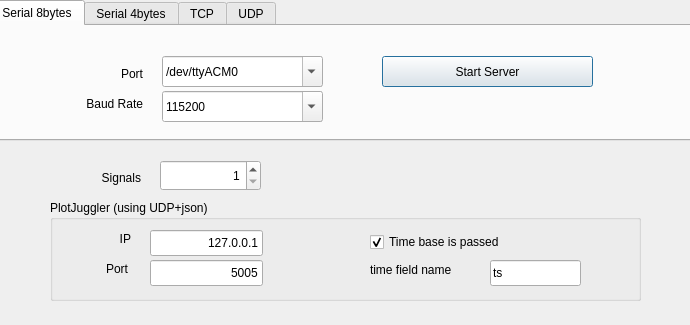
<?xml version="1.0" encoding="UTF-8"?>
<ui version="4.0">
 <class>Dialog</class>
 <widget class="QDialog" name="Dialog">
  <property name="geometry">
   <rect>
    <x>0</x>
    <y>0</y>
    <width>690</width>
    <height>325</height>
   </rect>
  </property>
  <property name="sizePolicy">
   <sizepolicy hsizetype="Fixed" vsizetype="Fixed">
    <horstretch>0</horstretch>
    <verstretch>0</verstretch>
   </sizepolicy>
  </property>
  <property name="windowTitle">
   <string>Dialog</string>
  </property>
  <widget class="QTabWidget" name="tabWidget">
   <property name="geometry">
    <rect>
     <x>-10</x>
     <y>0</y>
     <width>701</width>
     <height>141</height>
    </rect>
   </property>
   <property name="currentIndex">
    <number>0</number>
   </property>
   <widget class="QWidget" name="tab">
    <attribute name="title">
     <string>Serial 8bytes</string>
    </attribute>
    <widget class="QLabel" name="label">
     <property name="geometry">
      <rect>
       <x>40</x>
       <y>40</y>
       <width>111</width>
       <height>16</height>
      </rect>
     </property>
     <property name="text">
      <string>Port</string>
     </property>
     <property name="alignment">
      <set>Qt::AlignRight|Qt::AlignTrailing|Qt::AlignVCenter</set>
     </property>
    </widget>
    <widget class="QComboBox" name="serCbBox">
     <property name="geometry">
      <rect>
       <x>170</x>
       <y>30</y>
       <width>161</width>
       <height>31</height>
      </rect>
     </property>
     <property name="editable">
      <bool>true</bool>
     </property>
     <property name="currentIndex">
      <number>0</number>
     </property>
     <item>
      <property name="text">
       <string>/dev/ttyACM0</string>
      </property>
     </item>
     <item>
      <property name="text">
       <string>/dev/ttyACM1</string>
      </property>
     </item>
     <item>
      <property name="text">
       <string>/dev/ttyACM2</string>
      </property>
     </item>
     <item>
      <property name="text">
       <string>/dev/ttyUSB0</string>
      </property>
     </item>
    </widget>
    <widget class="QLabel" name="label">
     <property name="geometry">
      <rect>
       <x>40</x>
       <y>70</y>
       <width>111</width>
       <height>16</height>
      </rect>
     </property>
     <property name="text">
      <string>Baud Rate</string>
     </property>
     <property name="alignment">
      <set>Qt::AlignRight|Qt::AlignTrailing|Qt::AlignVCenter</set>
     </property>
    </widget>
    <widget class="QComboBox" name="serBaudRate">
     <property name="geometry">
      <rect>
       <x>170</x>
       <y>65</y>
       <width>161</width>
       <height>31</height>
      </rect>
     </property>
     <property name="editable">
      <bool>true</bool>
     </property>
     <property name="currentIndex">
      <number>2</number>
     </property>
     <item>
      <property name="text">
       <string>9600</string>
      </property>
     </item>
     <item>
      <property name="text">
       <string>57600</string>
      </property>
     </item>
     <item>
      <property name="text">
       <string>115200</string>
      </property>
     </item>
     <item>
      <property name="text">
       <string>576000</string>
      </property>
     </item>
     <item>
      <property name="text">
       <string>1200000</string>
      </property>
     </item>
    </widget>
    <widget class="QPushButton" name="pbStart_ser">
     <property name="geometry">
      <rect>
       <x>390</x>
       <y>30</y>
       <width>211</width>
       <height>31</height>
      </rect>
     </property>
     <property name="text">
      <string>Start Server</string>
     </property>
    </widget>
   </widget>
   <widget class="QWidget" name="tab_4">
    <attribute name="title">
     <string>Serial 4bytes</string>
    </attribute>
    <widget class="QComboBox" name="ser4CbBox">
     <property name="geometry">
      <rect>
       <x>170</x>
       <y>30</y>
       <width>161</width>
       <height>31</height>
      </rect>
     </property>
     <property name="editable">
      <bool>true</bool>
     </property>
     <property name="currentIndex">
      <number>0</number>
     </property>
     <item>
      <property name="text">
       <string>/dev/ttyACM0</string>
      </property>
     </item>
     <item>
      <property name="text">
       <string>/dev/ttyACM1</string>
      </property>
     </item>
     <item>
      <property name="text">
       <string>/dev/ttyACM2</string>
      </property>
     </item>
     <item>
      <property name="text">
       <string>/dev/ttyUSB0</string>
      </property>
     </item>
    </widget>
    <widget class="QLabel" name="label_7">
     <property name="geometry">
      <rect>
       <x>40</x>
       <y>40</y>
       <width>111</width>
       <height>16</height>
      </rect>
     </property>
     <property name="text">
      <string>Port</string>
     </property>
     <property name="alignment">
      <set>Qt::AlignRight|Qt::AlignTrailing|Qt::AlignVCenter</set>
     </property>
    </widget>
    <widget class="QLabel" name="label">
     <property name="geometry">
      <rect>
       <x>40</x>
       <y>70</y>
       <width>111</width>
       <height>16</height>
      </rect>
     </property>
     <property name="text">
      <string>Baud Rate</string>
     </property>
     <property name="alignment">
      <set>Qt::AlignRight|Qt::AlignTrailing|Qt::AlignVCenter</set>
     </property>
    </widget>
    <widget class="QComboBox" name="ser4BaudRate">
     <property name="geometry">
      <rect>
       <x>170</x>
       <y>65</y>
       <width>161</width>
       <height>31</height>
      </rect>
     </property>
     <property name="editable">
      <bool>true</bool>
     </property>
     <property name="currentIndex">
      <number>2</number>
     </property>
     <item>
      <property name="text">
       <string>9600</string>
      </property>
     </item>
     <item>
      <property name="text">
       <string>57600</string>
      </property>
     </item>
     <item>
      <property name="text">
       <string>115200</string>
      </property>
     </item>
     <item>
      <property name="text">
       <string>576000</string>
      </property>
     </item>
     <item>
      <property name="text">
       <string>1200000</string>
      </property>
     </item>
    </widget>
    <widget class="QPushButton" name="pbStart_ser4">
     <property name="geometry">
      <rect>
       <x>390</x>
       <y>30</y>
       <width>211</width>
       <height>31</height>
      </rect>
     </property>
     <property name="text">
      <string>Start Server</string>
     </property>
    </widget>
   </widget>
   <widget class="QWidget" name="tab_2">
    <attribute name="title">
     <string>TCP</string>
    </attribute>
    <widget class="QLabel" name="label_10">
     <property name="geometry">
      <rect>
       <x>40</x>
       <y>40</y>
       <width>111</width>
       <height>16</height>
      </rect>
     </property>
     <property name="text">
      <string>Port</string>
     </property>
     <property name="alignment">
      <set>Qt::AlignRight|Qt::AlignTrailing|Qt::AlignVCenter</set>
     </property>
    </widget>
    <widget class="QComboBox" name="tcpCbBox">
     <property name="geometry">
      <rect>
       <x>170</x>
       <y>30</y>
       <width>161</width>
       <height>31</height>
      </rect>
     </property>
     <property name="editable">
      <bool>true</bool>
     </property>
     <property name="currentIndex">
      <number>0</number>
     </property>
     <item>
      <property name="text">
       <string>1024</string>
      </property>
     </item>
     <item>
      <property name="text">
       <string>5000</string>
      </property>
     </item>
    </widget>
    <widget class="QPushButton" name="pbStart_tcp">
     <property name="geometry">
      <rect>
       <x>390</x>
       <y>30</y>
       <width>211</width>
       <height>31</height>
      </rect>
     </property>
     <property name="text">
      <string>Start Server</string>
     </property>
    </widget>
   </widget>
   <widget class="QWidget" name="tab_3">
    <attribute name="title">
     <string>UDP</string>
    </attribute>
    <widget class="QComboBox" name="udpCbBox">
     <property name="geometry">
      <rect>
       <x>170</x>
       <y>30</y>
       <width>161</width>
       <height>31</height>
      </rect>
     </property>
     <property name="editable">
      <bool>true</bool>
     </property>
     <property name="currentIndex">
      <number>0</number>
     </property>
     <item>
      <property name="text">
       <string>1024</string>
      </property>
     </item>
     <item>
      <property name="text">
       <string>5000</string>
      </property>
     </item>
    </widget>
    <widget class="QLabel" name="label_12">
     <property name="geometry">
      <rect>
       <x>40</x>
       <y>40</y>
       <width>111</width>
       <height>16</height>
      </rect>
     </property>
     <property name="text">
      <string>Port</string>
     </property>
     <property name="alignment">
      <set>Qt::AlignRight|Qt::AlignTrailing|Qt::AlignVCenter</set>
     </property>
    </widget>
    <widget class="QPushButton" name="pbStart_udp">
     <property name="geometry">
      <rect>
       <x>390</x>
       <y>30</y>
       <width>211</width>
       <height>31</height>
      </rect>
     </property>
     <property name="text">
      <string>Start Server</string>
     </property>
    </widget>
   </widget>
  </widget>
  <widget class="QSpinBox" name="sbNsig">
   <property name="geometry">
    <rect>
     <x>160</x>
     <y>160</y>
     <width>101</width>
     <height>31</height>
    </rect>
   </property>
   <property name="alignment">
    <set>Qt::AlignRight|Qt::AlignTrailing|Qt::AlignVCenter</set>
   </property>
   <property name="minimum">
    <number>1</number>
   </property>
  </widget>
  <widget class="QLabel" name="label_2">
   <property name="geometry">
    <rect>
     <x>30</x>
     <y>170</y>
     <width>111</width>
     <height>16</height>
    </rect>
   </property>
   <property name="text">
    <string>Signals</string>
   </property>
   <property name="alignment">
    <set>Qt::AlignRight|Qt::AlignTrailing|Qt::AlignVCenter</set>
   </property>
  </widget>
  <widget class="QGroupBox" name="groupBox">
   <property name="geometry">
    <rect>
     <x>50</x>
     <y>200</y>
     <width>591</width>
     <height>101</height>
    </rect>
   </property>
   <property name="title">
    <string>PlotJuggler (using UDP+json)</string>
   </property>
   <widget class="QLabel" name="label_5">
    <property name="geometry">
     <rect>
      <x>30</x>
      <y>30</y>
      <width>51</width>
      <height>18</height>
     </rect>
    </property>
    <property name="text">
     <string>IP</string>
    </property>
    <property name="alignment">
     <set>Qt::AlignRight|Qt::AlignTrailing|Qt::AlignVCenter</set>
    </property>
   </widget>
   <widget class="QLabel" name="label_6">
    <property name="geometry">
     <rect>
      <x>20</x>
      <y>60</y>
      <width>58</width>
      <height>18</height>
     </rect>
    </property>
    <property name="text">
     <string>Port</string>
    </property>
    <property name="alignment">
     <set>Qt::AlignRight|Qt::AlignTrailing|Qt::AlignVCenter</set>
    </property>
   </widget>
   <widget class="QLineEdit" name="ed_PJ_IP">
    <property name="geometry">
     <rect>
      <x>100</x>
      <y>30</y>
      <width>113</width>
      <height>26</height>
     </rect>
    </property>
    <property name="text">
     <string>127.0.0.1</string>
    </property>
    <property name="alignment">
     <set>Qt::AlignRight|Qt::AlignTrailing|Qt::AlignVCenter</set>
    </property>
   </widget>
   <widget class="QLineEdit" name="ed_PJ_Port">
    <property name="geometry">
     <rect>
      <x>100</x>
      <y>60</y>
      <width>113</width>
      <height>26</height>
     </rect>
    </property>
    <property name="text">
     <string>5005</string>
    </property>
    <property name="alignment">
     <set>Qt::AlignRight|Qt::AlignTrailing|Qt::AlignVCenter</set>
    </property>
   </widget>
   <widget class="QLineEdit" name="ed_timeName">
    <property name="geometry">
     <rect>
      <x>440</x>
      <y>60</y>
      <width>91</width>
      <height>26</height>
     </rect>
    </property>
    <property name="text">
     <string>ts</string>
    </property>
   </widget>
   <widget class="QLabel" name="label_3">
    <property name="geometry">
     <rect>
      <x>320</x>
      <y>60</y>
      <width>101</width>
      <height>20</height>
     </rect>
    </property>
    <property name="text">
     <string>time field name</string>
    </property>
   </widget>
   <widget class="QCheckBox" name="ckTimeEnabled">
    <property name="geometry">
     <rect>
      <x>320</x>
      <y>30</y>
      <width>181</width>
      <height>24</height>
     </rect>
    </property>
    <property name="text">
     <string>Time base is passed</string>
    </property>
    <property name="checked">
     <bool>true</bool>
    </property>
   </widget>
  </widget>
  <zorder>groupBox</zorder>
  <zorder>tabWidget</zorder>
  <zorder>sbNsig</zorder>
  <zorder>label_2</zorder>
 </widget>
 <resources/>
 <connections/>
</ui>
